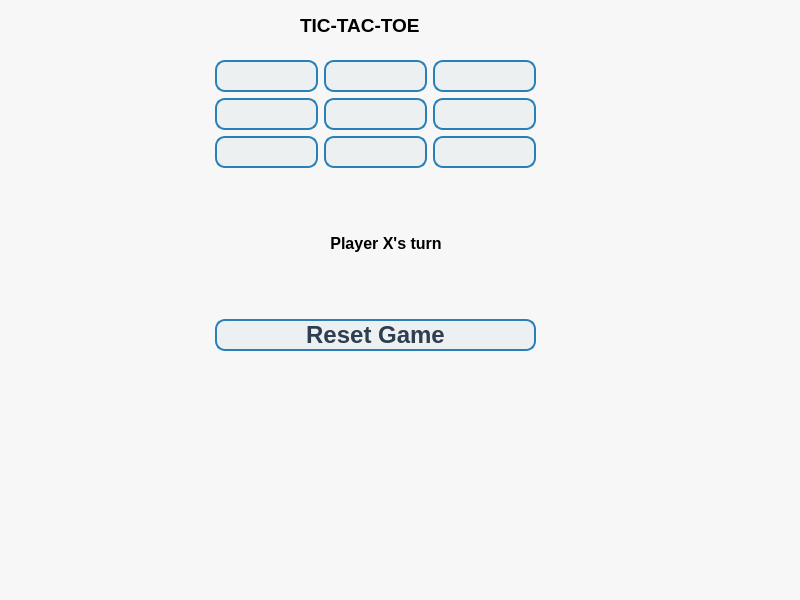
<?xml version="1.0" encoding="UTF-8"?>
<ui version="4.0">
 <class>MainWindow</class>
 <widget class="QMainWindow" name="MainWindow">
  <property name="geometry">
   <rect>
    <x>0</x>
    <y>0</y>
    <width>800</width>
    <height>600</height>
   </rect>
  </property>
  <property name="windowTitle">
   <string>MainWindow</string>
  </property>
  <property name="styleSheet">
   <string notr="true">QWidget {
    background-color: #f7f7f7;
}

</string>
  </property>
  <widget class="QWidget" name="centralwidget">
   <widget class="QLabel" name="TITLE">
    <property name="geometry">
     <rect>
      <x>300</x>
      <y>15</y>
      <width>121</width>
      <height>21</height>
     </rect>
    </property>
    <property name="font">
     <font>
      <pointsize>14</pointsize>
      <bold>true</bold>
     </font>
    </property>
    <property name="text">
     <string>TIC-TAC-TOE </string>
    </property>
   </widget>
   <widget class="QWidget" name="">
    <property name="geometry">
     <rect>
      <x>215</x>
      <y>60</y>
      <width>321</width>
      <height>291</height>
     </rect>
    </property>
    <layout class="QVBoxLayout" name="verticalLayout">
     <item>
      <layout class="QGridLayout" name="gridLayout">
       <item row="2" column="2">
        <widget class="QPushButton" name="btn9">
         <property name="styleSheet">
          <string notr="true">QPushButton {
    font-size: 24px;
    font-weight: bold;
    color: #2c3e50;
    background-color: #ecf0f1;
    border: 2px solid #2980b9;
    border-radius: 10px;
}

QPushButton:hover {
    background-color: #dff9fb;
}

QPushButton:disabled {
    background-color: #bdc3c7;
    color: #7f8c8d;
}
</string>
         </property>
         <property name="text">
          <string/>
         </property>
        </widget>
       </item>
       <item row="2" column="1">
        <widget class="QPushButton" name="btn8">
         <property name="styleSheet">
          <string notr="true">QPushButton {
    font-size: 24px;
    font-weight: bold;
    color: #2c3e50;
    background-color: #ecf0f1;
    border: 2px solid #2980b9;
    border-radius: 10px;
}

QPushButton:hover {
    background-color: #dff9fb;
}

QPushButton:disabled {
    background-color: #bdc3c7;
    color: #7f8c8d;
}
</string>
         </property>
         <property name="text">
          <string/>
         </property>
        </widget>
       </item>
       <item row="1" column="2">
        <widget class="QPushButton" name="btn6">
         <property name="styleSheet">
          <string notr="true">QPushButton {
    font-size: 24px;
    font-weight: bold;
    color: #2c3e50;
    background-color: #ecf0f1;
    border: 2px solid #2980b9;
    border-radius: 10px;
}

QPushButton:hover {
    background-color: #dff9fb;
}

QPushButton:disabled {
    background-color: #bdc3c7;
    color: #7f8c8d;
}
</string>
         </property>
         <property name="text">
          <string/>
         </property>
        </widget>
       </item>
       <item row="0" column="2">
        <widget class="QPushButton" name="btn3">
         <property name="styleSheet">
          <string notr="true">QPushButton {
    font-size: 24px;
    font-weight: bold;
    color: #2c3e50;
    background-color: #ecf0f1;
    border: 2px solid #2980b9;
    border-radius: 10px;
}

QPushButton:hover {
    background-color: #dff9fb;
}

QPushButton:disabled {
    background-color: #bdc3c7;
    color: #7f8c8d;
}
</string>
         </property>
         <property name="text">
          <string/>
         </property>
        </widget>
       </item>
       <item row="2" column="0">
        <widget class="QPushButton" name="btn7">
         <property name="styleSheet">
          <string notr="true">QPushButton {
    font-size: 24px;
    font-weight: bold;
    color: #2c3e50;
    background-color: #ecf0f1;
    border: 2px solid #2980b9;
    border-radius: 10px;
}

QPushButton:hover {
    background-color: #dff9fb;
}

QPushButton:disabled {
    background-color: #bdc3c7;
    color: #7f8c8d;
}
</string>
         </property>
         <property name="text">
          <string/>
         </property>
        </widget>
       </item>
       <item row="1" column="0">
        <widget class="QPushButton" name="btn4">
         <property name="styleSheet">
          <string notr="true">QPushButton {
    font-size: 24px;
    font-weight: bold;
    color: #2c3e50;
    background-color: #ecf0f1;
    border: 2px solid #2980b9;
    border-radius: 10px;
}

QPushButton:hover {
    background-color: #dff9fb;
}

QPushButton:disabled {
    background-color: #bdc3c7;
    color: #7f8c8d;
}
</string>
         </property>
         <property name="text">
          <string/>
         </property>
        </widget>
       </item>
       <item row="0" column="1">
        <widget class="QPushButton" name="btn2">
         <property name="styleSheet">
          <string notr="true">QPushButton {
    font-size: 24px;
    font-weight: bold;
    color: #2c3e50;
    background-color: #ecf0f1;
    border: 2px solid #2980b9;
    border-radius: 10px;
}

QPushButton:hover {
    background-color: #dff9fb;
}

QPushButton:disabled {
    background-color: #bdc3c7;
    color: #7f8c8d;
}
</string>
         </property>
         <property name="text">
          <string/>
         </property>
        </widget>
       </item>
       <item row="1" column="1">
        <widget class="QPushButton" name="btn5">
         <property name="styleSheet">
          <string notr="true">QPushButton {
    font-size: 24px;
    font-weight: bold;
    color: #2c3e50;
    background-color: #ecf0f1;
    border: 2px solid #2980b9;
    border-radius: 10px;
}

QPushButton:hover {
    background-color: #dff9fb;
}

QPushButton:disabled {
    background-color: #bdc3c7;
    color: #7f8c8d;
}
</string>
         </property>
         <property name="text">
          <string/>
         </property>
        </widget>
       </item>
       <item row="0" column="0">
        <widget class="QPushButton" name="btn1">
         <property name="styleSheet">
          <string notr="true">QPushButton {
    font-size: 24px;
    font-weight: bold;
    color: #2c3e50;
    background-color: #ecf0f1;
    border: 2px solid #2980b9;
    border-radius: 10px;
}

QPushButton:hover {
    background-color: #dff9fb;
}

QPushButton:disabled {
    background-color: #bdc3c7;
    color: #7f8c8d;
}
</string>
         </property>
         <property name="text">
          <string/>
         </property>
        </widget>
       </item>
      </layout>
     </item>
     <item>
      <widget class="QLabel" name="labelStatus">
       <property name="font">
        <font>
         <pointsize>12</pointsize>
         <bold>true</bold>
        </font>
       </property>
       <property name="text">
        <string>                          Player X's turn</string>
       </property>
      </widget>
     </item>
     <item>
      <widget class="QPushButton" name="btnReset">
       <property name="styleSheet">
        <string notr="true">QPushButton {
    font-size: 24px;
    font-weight: bold;
    color: #2c3e50;
    background-color: #ecf0f1;
    border: 2px solid #2980b9;
    border-radius: 10px;
}

QPushButton:hover {
    background-color: #dff9fb;
}

QPushButton:disabled {
    background-color: #bdc3c7;
    color: #7f8c8d;
}
</string>
       </property>
       <property name="text">
        <string>Reset Game</string>
       </property>
      </widget>
     </item>
    </layout>
   </widget>
  </widget>
  <widget class="QMenuBar" name="menubar">
   <property name="geometry">
    <rect>
     <x>0</x>
     <y>0</y>
     <width>800</width>
     <height>22</height>
    </rect>
   </property>
  </widget>
  <widget class="QStatusBar" name="statusbar"/>
 </widget>
 <resources/>
 <connections/>
</ui>
